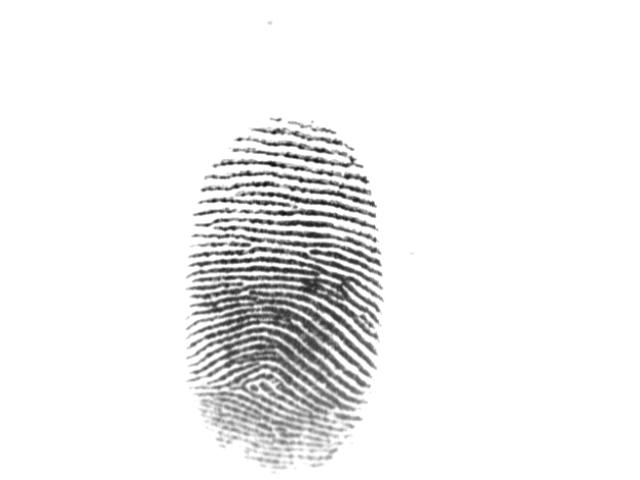
#> input picture DB1_B/101_3.tif, 640 x 480 px, found by its file name
$ python backup.py   (older library calls are emulated)
#> lines starting #> are read from the running program, lines starting #| are printed output that depends on the picture; after the words box and inside, x2 and y2 are one past the last pixel; in counts of white or black regions, pixels touching at a corner belong together
import cv2
import os
import numpy as np
import matplotlib.pyplot as plt

# --- CONFIGURAÇÃO ---
ARQUIVO_ALVO = "101_3.tif"

# ==========================================
# FUNÇÕES DE PROCESSAMENTO BÁSICO
# ==========================================

def aplicar_fft(img, block_size=32, k=0.45):
    img_float = img.astype(np.float32)
    rows, cols = img.shape
    pad_rows = (block_size - rows % block_size) % block_size
    pad_cols = (block_size - cols % block_size) % block_size
    padded_img = np.pad(img_float, ((0, pad_rows), (0, pad_cols)), mode='constant')

    enhanced_img = np.zeros_like(padded_img)
    padded_rows, padded_cols = padded_img.shape

    for r in range(0, padded_rows, block_size):
        for c in range(0, padded_cols, block_size):
            block = padded_img[r:r+block_size, c:c+block_size]
            f = np.fft.fft2(block)
            fshift = np.fft.fftshift(f)
            magnitude = np.abs(fshift)
            enhanced_f = fshift * (magnitude ** k)
            f_ishift = np.fft.ifftshift(enhanced_f)
            img_back = np.fft.ifft2(f_ishift)
            enhanced_img[r:r+block_size, c:c+block_size] = np.abs(img_back)

    result = enhanced_img[:rows, :cols]
    result = cv2.normalize(result, None, 0, 255, cv2.NORM_MINMAX)
    return result.astype(np.uint8)

def aplicar_suavizacao(img):
    img_media = cv2.blur(img, (3, 3))
    img_gauss = cv2.GaussianBlur(img_media, (5, 5), 0)
    return img_gauss

def binarizar_otsu_local(img, block_size=32):
    rows, cols = img.shape
    binaria = np.zeros_like(img)
    for r in range(0, rows, block_size):
        for c in range(0, cols, block_size):
            r_end = min(r + block_size, rows)
            c_end = min(c + block_size, cols)
            block = img[r:r_end, c:c_end]
            if block.size == 0: continue
            thresh, bin_block = cv2.threshold(block, 0, 255, cv2.THRESH_BINARY + cv2.THRESH_OTSU)
            binaria[r:r_end, c:c_end] = bin_block
    return binaria

def espalhamento_contraste_local(img, kernel_size=(5, 5)):
    img_media = cv2.blur(img, kernel_size)
    img_saida = img.copy()
    mascara_fundo = img < img_media
    img_saida[mascara_fundo] = 0
    return img_saida

def estimar_roi_variancia(img, block_size=16, threshold_std=5.0, border_size=30):
    """
    Estima ROI e aplica um CORTE VISUAL nas bordas.
    """
    rows, cols = img.shape
    mask = np.zeros_like(img)
    img_float = img.astype(np.float32)

    # 1. Variância
    for r in range(0, rows, block_size):
        for c in range(0, cols, block_size):
            r_end = min(r + block_size, rows)
            c_end = min(c + block_size, cols)
            block = img_float[r:r_end, c:c_end]
            if block.size == 0: continue
            if np.std(block) > threshold_std:
                mask[r:r_end, c:c_end] = 255

    # 2. Limpeza Morfológica
    kernel_large = cv2.getStructuringElement(cv2.MORPH_ELLIPSE, (block_size*2, block_size*2))
    mask = cv2.morphologyEx(mask, cv2.MORPH_CLOSE, kernel_large)
    mask = cv2.morphologyEx(mask, cv2.MORPH_OPEN, kernel_large)

    # 3. CORTE VISUAL (Define a margem como fundo preto)
    if border_size > 0:
        mask[0:border_size, :] = 0
        mask[rows-border_size:, :] = 0
        mask[:, 0:border_size] = 0
        mask[:, cols-border_size:] = 0

    # 4. Erosão suave para alisar o corte
    kernel_small = cv2.getStructuringElement(cv2.MORPH_ELLIPSE, (5, 5))
    mask = cv2.erode(mask, kernel_small, iterations=1)
    return mask

def estimar_imagem_direcional(img, roi_mask, block_size=16):
    rows, cols = img.shape
    orientations = np.zeros((rows, cols), dtype=np.float32) # Matriz de angulos
    vis_orientacao = cv2.cvtColor(img, cv2.COLOR_GRAY2BGR)

    gx = cv2.Sobel(img, cv2.CV_32F, 1, 0, ksize=3)
    gy = cv2.Sobel(img, cv2.CV_32F, 0, 1, ksize=3)

    for r in range(0, rows, block_size):
        for c in range(0, cols, block_size):
            cx, cy = c + block_size // 2, r + block_size // 2
            if cx < cols and cy < rows:
                if roi_mask[cy, cx] == 0: continue

            r_end = min(r + block_size, rows)
            c_end = min(c + block_size, cols)
            gxb = gx[r:r_end, c:c_end]
            gyb = gy[r:r_end, c:c_end]
            val_xy = 2 * np.sum(gxb * gyb)
            val_xx_yy = np.sum(gxb**2 - gyb**2)

            if val_xx_yy == 0 and val_xy == 0: angle = 0
            else: angle = 0.5 * np.arctan2(val_xy, val_xx_yy)

            # SALVA O ANGULO NO BLOCO
            orientations[r:r_end, c:c_end] = angle

            # Desenho (Visualização)
            length = block_size // 2 - 2
            x2 = int(cx + length * np.cos(angle + np.pi/2))
            y2 = int(cy + length * np.sin(angle + np.pi/2))
            x1 = int(cx - length * np.cos(angle + np.pi/2))
            y1 = int(cy - length * np.sin(angle + np.pi/2))
            cv2.line(vis_orientacao, (x1, y1), (x2, y2), (0, 0, 255), 1)

    # RETORNA AMBOS: A MATRIZ MATEMÁTICA E A IMAGEM VISUAL
    return orientations, vis_orientacao


def aplicar_afinamento(img_binaria):
    _, img_thresh = cv2.threshold(img_binaria, 127, 255, cv2.THRESH_BINARY)
    try:
        skeleton = cv2.ximgproc.thinning(img_thresh, thinningType=0) # Zhang-Suen
        return skeleton
    except AttributeError:
        print("[AVISO] cv2.ximgproc não encontrado. Rodando sem afinamento.")
        return img_thresh

# ==========================================
# NOVAS FUNÇÕES: LIMPEZA E MINÚCIAS
# ==========================================

def aplicar_filtros_morfologicos(binary_image):
    """
    Remove artefatos do esqueleto (spurs, breaks) usando Hit-Miss.
    """
    # Definição dos Kernels para limpeza
    # 0 -> Deve ser PRETO (Fundo)
    # 1 -> Deve ser BRANCO (Frente)
    filter_kernels = [
        # Clean: remove pixel isolado (1 cercado de 0s)
        np.array([[0, 0, 0], [0, 1, 0], [0, 0, 0]], dtype="int"),
        # Hbreak vertical
        np.array([[1, 0, 1], [1, 1, 1], [1, 0, 1]], dtype="int"),
        # Hbreak horizontal
        np.array([[1, 1, 1], [0, 1, 0], [1, 1, 1]], dtype="int")
    ]

    # Spurs (Espinhos)
    spur1 = np.array([[0,0,0,0,0], [-1,-1,-1,-1,0], [-1,-1,1,-1,0], [-1,1,-1,-1,0], [1,1,-1,-1,0]], dtype="int")
    spur2 = np.array([[0,0,0,0,0], [-1,-1,-1,-1,0], [-1,-1,1,-1,0], [1,1,-1,-1,0], [1,-1,-1,-1,0]], dtype="int")

    spur_filter_kernels = []
    for _ in range(4):
        spur1 = np.rot90(spur1); spur_filter_kernels.append(spur1)
        spur2 = np.rot90(spur2); spur_filter_kernels.append(spur2)

    result_image = binary_image.copy()

    # Aplica filtros básicos
    for kernel in filter_kernels:
        # Prepara kernel para Hit-Miss: 1=FG, -1=BG
        k = np.where(kernel == 0, -1, kernel)
        # Aumenta um pouco a borda para garantir que funcione
        match_map = cv2.morphologyEx(result_image, cv2.MORPH_HITMISS, k)
        # Remove pixels que deram match
        result_image[match_map > 0] = 0

    # Aplica filtros de Spurs
    for kernel in spur_filter_kernels:
        # A lógica do seu colega usava -1 explicitamente nos spurs
        # Vamos manter a lógica dele de conversão para garantir compatibilidade
        # Nota: Se o kernel já tem -1, o np.where vai mantê-lo. Se tem 0, vira -1.
        k = np.where(kernel == 0, -1, kernel)
        match_map = cv2.morphologyEx(result_image, cv2.MORPH_HITMISS, k)
        result_image[match_map > 0] = 0

    return result_image

# [58 lines left out: function extrair_minucias, not called in this run]

def get_minutiae_list(skeleton, roi_mask, margin=5):
    """
    Extrai lista bruta. Confia que a roi_mask já está cortada nas bordas.
    margin: pequena erosão extra para segurança interna.
    """
    minutiae = []

    # Zona Segura (Erosão leve na ROI já cortada)
    kernel_margin = cv2.getStructuringElement(cv2.MORPH_ELLIPSE, (margin*2, margin*2))
    zona_segura = cv2.erode(roi_mask, kernel_margin)

    bifurcation_kernels = [
        np.array([[1, 0, 1], [0, 1, 0], [0, 1, 0]]),
        np.array([[0, 1, 0], [1, 1, 0], [0, 0, 1]])
    ]
    termination_kernels = [
        np.array([[0, 1, 0], [0, 1, 0], [0, 0, 0]]),
        np.array([[1, 0, 0], [0, 1, 0], [0, 0, 0]])
    ]

    # Busca Bifurcações
    for k_base in bifurcation_kernels:
        k_curr = k_base
        for _ in range(4):
            k_curr = np.rot90(k_curr)
            k = np.where(k_curr == 0, -1, k_curr).astype(int)
            matches = cv2.morphologyEx(skeleton, cv2.MORPH_HITMISS, k)
            matches = cv2.bitwise_and(matches, matches, mask=zona_segura)
            coords = np.argwhere(matches == 255)
            for y, x in coords:
                minutiae.append({'x': int(x), 'y': int(y), 'type': 2, 'valid': True})

    # Busca Terminações
    for k_base in termination_kernels:
        k_curr = k_base
        for _ in range(4):
            k_curr = np.rot90(k_curr)
            k = np.where(k_curr == 0, -1, k_curr).astype(int)
            matches = cv2.morphologyEx(skeleton, cv2.MORPH_HITMISS, k)
            matches = cv2.bitwise_and(matches, matches, mask=zona_segura)
            coords = np.argwhere(matches == 255)
            for y, x in coords:
                minutiae.append({'x': int(x), 'y': int(y), 'type': 1, 'valid': True})

    return minutiae

def check_connectivity(skeleton, p1, p2, max_steps=15):
    """BFS para verificar se p1 e p2 estão na mesma crista."""
    start = (p1['y'], p1['x'])
    end = (p2['y'], p2['x'])

    dist_euclid = np.sqrt((start[0]-end[0])**2 + (start[1]-end[1])**2)
    if dist_euclid > max_steps: return False

    queue = [(start, 0)]
    visited = set(); visited.add(start)
    rows, cols = skeleton.shape

    while queue:
        (curr_y, curr_x), steps = queue.pop(0)
        if (curr_y, curr_x) == end: return True
        if steps >= max_steps: continue

        for dy in [-1, 0, 1]:
            for dx in [-1, 0, 1]:
                if dy == 0 and dx == 0: continue
                ny, nx = curr_y + dy, curr_x + dx
                if 0 <= ny < rows and 0 <= nx < cols:
                    if skeleton[ny, nx] == 255 and (ny, nx) not in visited:
                        visited.add((ny, nx))
                        queue.append(((ny, nx), steps + 1))
    return False

def remove_false_minutiae(minutiae, skeleton, orientation_map, D=10):
    """Aplica regras I-V do paper."""
    num = len(minutiae)
    # Regras de Pares
    for i in range(num):
        m1 = minutiae[i]
        if not m1['valid']: continue

        for j in range(i + 1, num):
            m2 = minutiae[j]
            if not m2['valid']: continue

            dist = np.sqrt((m1['x'] - m2['x'])**2 + (m1['y'] - m2['y'])**2)
            if dist > D: continue # Longe demais, ignora

            # Regra I e III: Terminações próximas
            if m1['type'] == 1 and m2['type'] == 1:
                ang1 = orientation_map[m1['y'], m1['x']]
                ang2 = orientation_map[m2['y'], m2['x']]
                angle_diff = abs(ang1 - ang2)
                # Se angulos similares ou opostos (ciclo de PI), remove
                if angle_diff < np.deg2rad(20) or angle_diff > np.deg2rad(160):
                    m1['valid'] = False; m2['valid'] = False
                else:
                    # Regra III (Ilhota): Remove de qualquer jeito se muito perto
                    m1['valid'] = False; m2['valid'] = False

            # Regra II: Duas Bifurcações na mesma crista
            if m1['type'] == 2 and m2['type'] == 2:
                if check_connectivity(skeleton, m1, m2, D+5):
                    m1['valid'] = False; m2['valid'] = False

            # Regra IV: Bif + Term na mesma crista
            if m1['type'] != m2['type']:
                if check_connectivity(skeleton, m1, m2, D+5):
                    m1['valid'] = False; m2['valid'] = False

    # Regra V: Pontos Isolados
    for i in range(num):
        m1 = minutiae[i]
        if not m1['valid']: continue
        neighbors = 0
        for j in range(num):
            if i == j: continue
            m2 = minutiae[j]
            if not m2['valid']: continue
            dist = np.sqrt((m1['x'] - m2['x'])**2 + (m1['y'] - m2['y'])**2)
            if dist < D * 2.5: neighbors += 1
        if neighbors == 0: m1['valid'] = False

    return minutiae

def draw_minutiae(img_rgb, minutiae_list):
    vis = img_rgb.copy()
    for m in minutiae_list:
        if m['valid']:
            color = (0, 255, 0) if m['type'] == 1 else (0, 0, 255) # Verde=Fim, Vermelho=Bif
            cv2.circle(vis, (m['x'], m['y']), 4, color, 1)
        else:
            # Desenha removidas em azul pequeno (DEBUG)
            cv2.circle(vis, (m['x'], m['y']), 2, (255, 0, 0), -1)
    return vis
# ==========================================
# VISUALIZAÇÃO E MAIN
# ==========================================

def visualizar_resultados_plt(orig, fft, roi, binaria, esq_bruto, esq_limpo, minucias, direcional):
    plt.figure(figsize=(16, 8))

    # Lista de 8 imagens para grid 2x4
    data = [
        (orig, "1. Original Inv.", 'gray'),
        (fft, "2. FFT/Suave", 'gray'),
        (roi, "3. ROI", 'gray'),
        (binaria, "4. Binária", 'gray'),
        (esq_bruto, "5. Esqueleto Bruto", 'gray'),
        (esq_limpo, "6. Esqueleto Limpo", 'gray'),
        (minucias, "7. Minúcias (V=Fim, Vm=Bif)", None),
        (cv2.cvtColor(direcional, cv2.COLOR_BGR2RGB), "8. Direção", None)
    ]

    for i, (img, title, cmap) in enumerate(data):
        plt.subplot(2, 4, i+1)
        plt.imshow(img, cmap=cmap)
        plt.title(title)
        plt.axis('off')

    plt.tight_layout()
    plt.show()

def processar_imagem(path):
#> called with path = '101_3.tif'
    print(f"Lendo imagem: {path}")
    img_bgr = cv2.imread(path)
#> img_bgr is the input picture: shape (480, 640, 3); min 10, max 255, mean 240.5
    if img_bgr is None:
        print("ERRO: Imagem não encontrada.")
        return

    # Pipeline de Pré-processamento
    img_gray = cv2.cvtColor(img_bgr, cv2.COLOR_BGR2GRAY)
    if np.mean(img_gray) > 127: # Inversão se fundo branco
        img_gray = 255 - img_gray

    img_eq = cv2.equalizeHist(img_gray)
    img_limpa = espalhamento_contraste_local(img_eq)
#> in espalhamento_contraste_local, `mascara_fundo = img < img_media`:
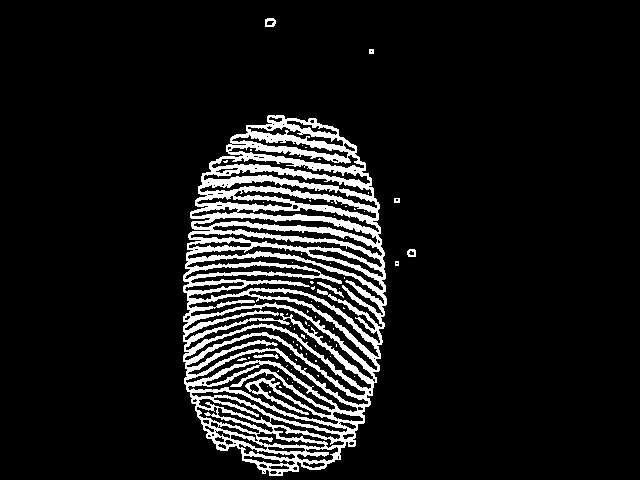
#> mascara_fundo: shape (480, 640) bool; 9.9% white; 66 white regions (58 under 20 px), largest, box (x1, y1, x2, y2) and area: (183, 115, 387, 476) 29831, (317, 282, 344, 298) 92, (253, 354, 279, 359) 71
#> in espalhamento_contraste_local, `img_saida[mascara_fundo] = 0`:
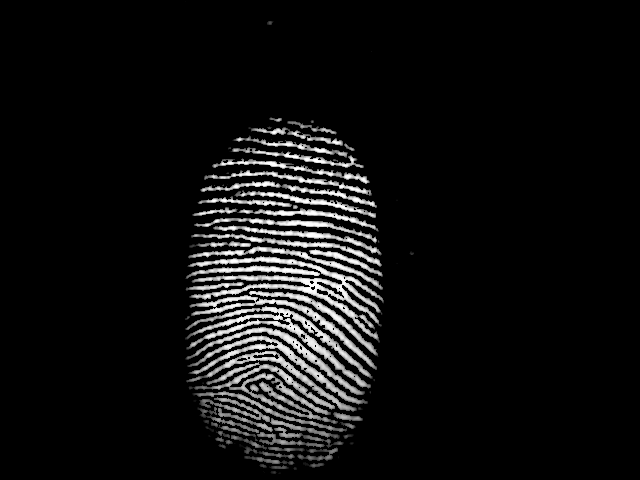
#> img_saida: shape (480, 640); min 0, max 255, mean 16.4
    img_fft = aplicar_fft(img_limpa, k=0.45)
    img_suave = aplicar_suavizacao(img_fft)

    # Binarização e ROI
    print(" > Binarizando e calculando ROI...")
    roi_mask = estimar_roi_variancia(img_suave, threshold_std=7.0)
    img_bin = binarizar_otsu_local(img_suave)
    img_bin_roi = cv2.bitwise_and(img_bin, img_bin, mask=roi_mask)
#> img_bin_roi: shape (480, 640); 8.5% white; 46 white regions (11 under 20 px), largest, box (x1, y1, x2, y2) and area: (196, 383, 344, 441) 2567, (193, 307, 371, 388) 2418, (193, 328, 365, 414) 2272

    # Afinamento (Esqueleto)
    print(" > Afinamento (Zhang-Suen)...")
    img_esqueleto = aplicar_afinamento(img_bin_roi)

    # Limpeza Morfológica (NOVO)
    print(" > Limpeza Morfológica do Esqueleto...")
    img_esqueleto_limpo = aplicar_filtros_morfologicos(img_esqueleto)

    mapa_angulos, vis_dir = estimar_imagem_direcional(img_suave, roi_mask, block_size=16)
#> after the loop in estimar_imagem_direcional, `for r in range(0, rows, block_size):`:
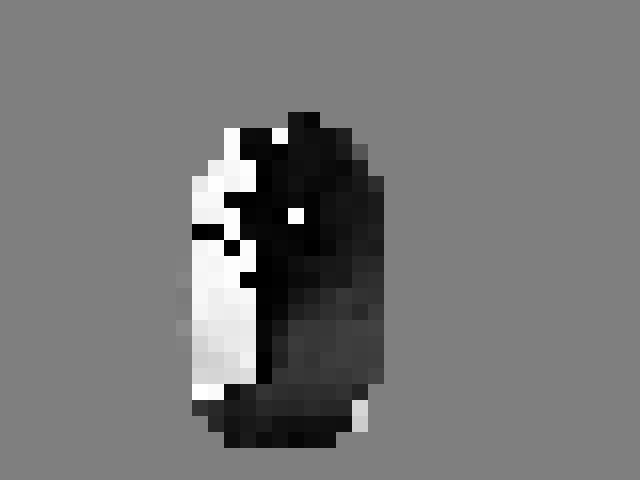
#> orientations: shape (480, 640) float32; min -1.57, max 1.57, mean -0.112; drawn with min black and max white
#> after the loop in estimar_imagem_direcional, `for r in range(0, rows, block_size):`:
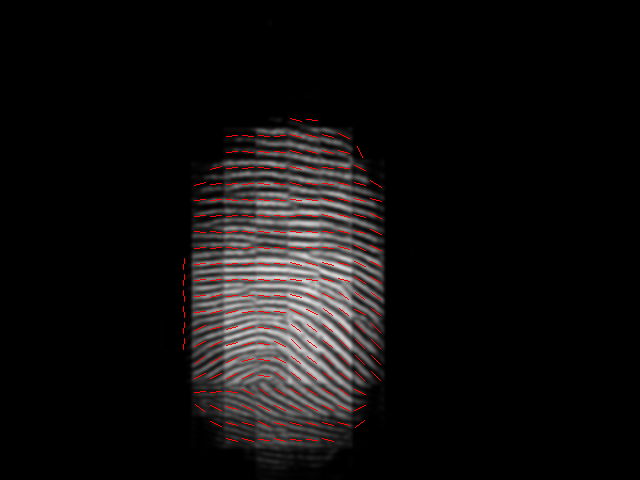
#> vis_orientacao: shape (480, 640, 3); mean B, G, R 15.6, 15.6, 17.8

    # --- NOVO: EXTRAÇÃO E FILTRAGEM ---
    print(" > Extraindo Minúcias...")
    # 1. Pega lista bruta (margin=15 evita bordas da ROI)
    lista_minucias = get_minutiae_list(img_esqueleto_limpo, roi_mask, margin=15)
#> in get_minutiae_list, `zona_segura = cv2.erode(roi_mask, kernel_margin)`:
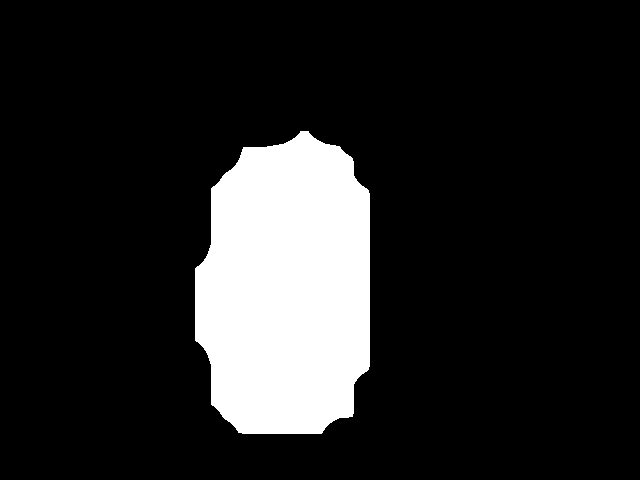
#> zona_segura: shape (480, 640); 14.4% white; 1 white region, box (x1, y1, x2, y2) and area: (195, 131, 370, 434) 44239
#> after the loop in get_minutiae_list, `for k_base in bifurcation_kernels:`: minutiae = 6 items
#> after the loop in get_minutiae_list, `for k_base in termination_kernels:`: minutiae = 52 items
#> lista_minucias = 52 items

    print(" > Filtrando Falsas (Regras I-V)...")
    # 2. Aplica filtro matemático
    lista_filtrada = remove_false_minutiae(lista_minucias, img_esqueleto_limpo, mapa_angulos, D=12)
#> in remove_false_minutiae, `num = len(minutiae)`: num = 52
#> the loop in remove_false_minutiae, `for i in range(num):` made 52 passes
#> the loop in remove_false_minutiae, `for i in range(num):` made 52 passes
#> lista_filtrada = 52 items

    # 3. Desenha na imagem
    esq_bgr = cv2.cvtColor(img_esqueleto_limpo, cv2.COLOR_GRAY2BGR)
#> esq_bgr: shape (480, 640, 3); 2% white in thin lines or dots, all inside (x1, y1, x2, y2) = (190, 122, 383, 445)
    img_final_minucias = draw_minutiae(esq_bgr, lista_filtrada)
#> the loop in draw_minutiae, `for m in minutiae_list:` made 52 passes
#> (m, color) on passes 4, 5, 18, 19, 20, 30, 32: ({'x': 255, 'y': 424, 'type': 2, 'valid': True}, (0, 0, 255)), ({'x': 259, 'y': 416, 'type': 2, 'valid': True}, (0, 0, 255)), ({'x': 223, 'y': 320, 'type': 1, 'valid': True}, (0, 255, 0)), ({'x': 352, 'y': 326, 'type': 1, 'valid': True}, (0, 255, 0)), ({'x': 223, 'y': 344, 'type': 1, 'valid': True}, (0, 255, 0)), ({'x': 260, 'y': 359, 'type': 1, 'valid': True}, (0, 255, 0)), ({'x': 227, 'y': 385, 'type': 1, 'valid': True}, (0, 255, 0))
#> after the loop in draw_minutiae, `for m in minutiae_list:`:
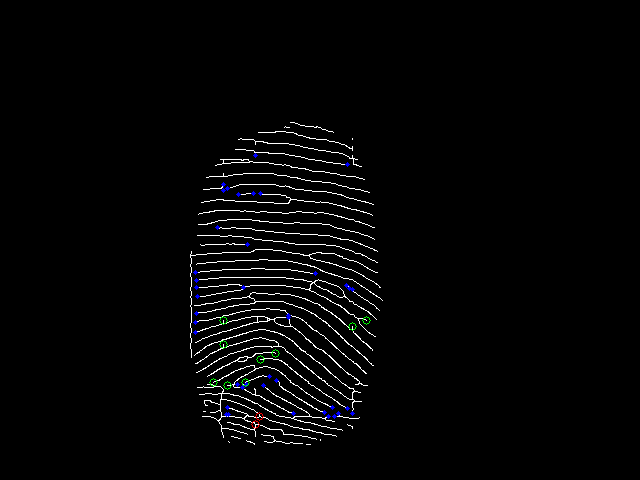
#> vis: shape (480, 640, 3); mean B, G, R 5.4, 5.1, 5

    # --- VISUALIZAÇÃO ---
    # Passe a nova imagem 'img_final_minucias' para o visualizador
    visualizar_resultados_plt(
        img_gray, img_fft, roi_mask, img_bin_roi,
        img_esqueleto, img_esqueleto_limpo, img_final_minucias, vis_dir
    )
#> the loop in visualizar_resultados_plt, `for i, (img, title, cmap) in enumerate(data):` made 8 passes
#> (title, cmap) on passes 1 to 8: ('1. Original Inv.', 'gray'), ('2. FFT/Suave', 'gray'), ('3. ROI', 'gray'), ('4. Binária', 'gray'), ('5. Esqueleto Bruto', 'gray'), ('6. Esqueleto Limpo', 'gray'), ('7. Minúcias (V=Fim, Vm=Bif)', None), ('8. Direção', None)
#> in visualizar_resultados_plt, `plt.show()`:
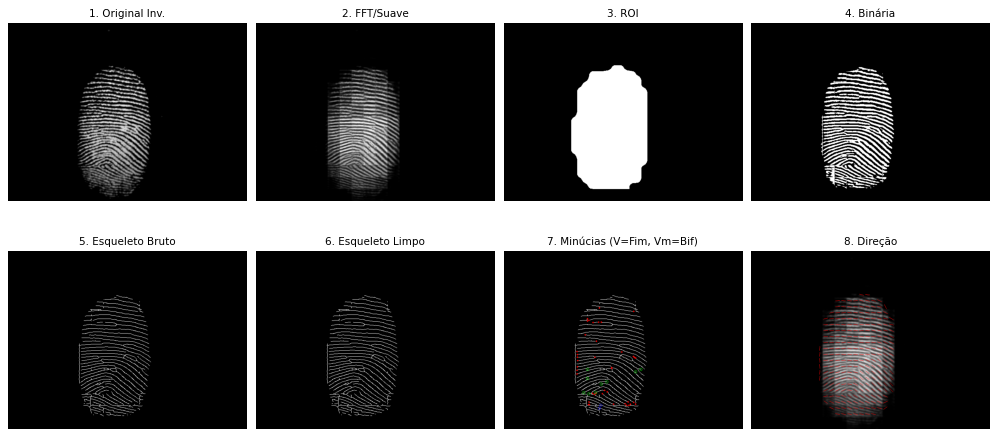
#> figure drawn by matplotlib, 8 panels; B, G, R data is drawn as R, G, B

if __name__ == "__main__":
    if os.path.exists(ARQUIVO_ALVO):
        processar_imagem(ARQUIVO_ALVO)
    else:
        print(f"Arquivo '{ARQUIVO_ALVO}' não encontrado.")
